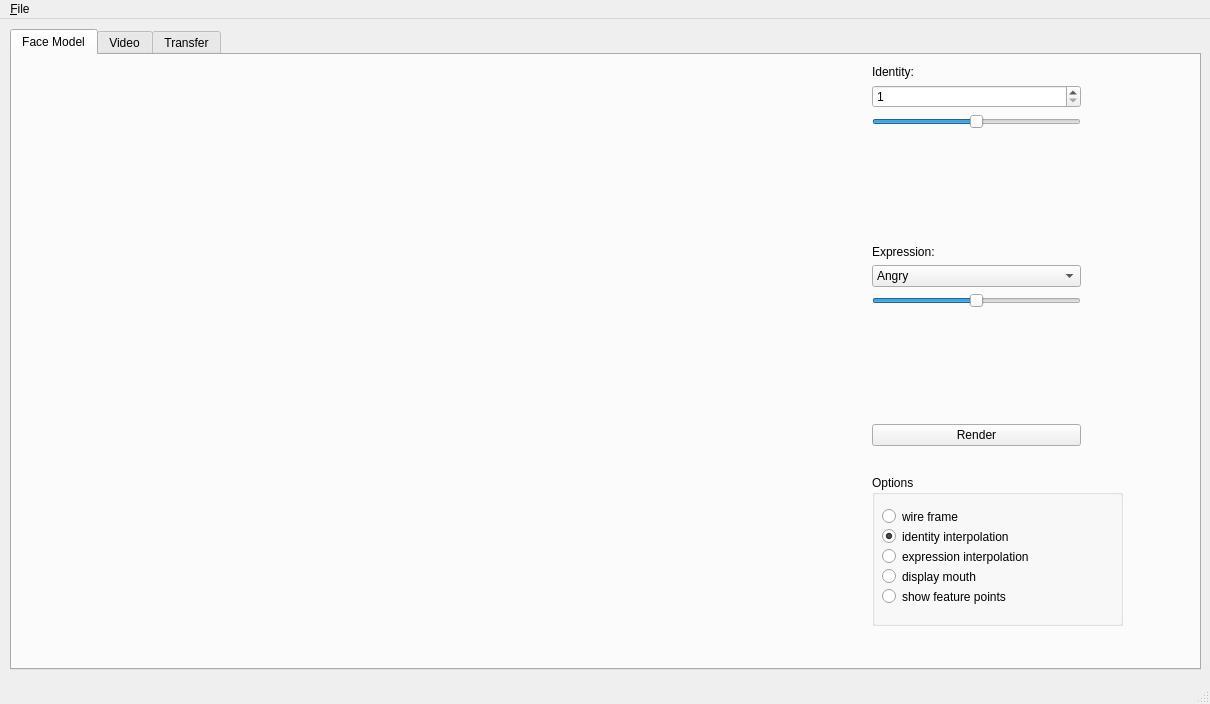
<?xml version="1.0" encoding="UTF-8"?>
<ui version="4.0">
 <class>ApplForm</class>
 <widget class="QMainWindow" name="ApplForm">
  <property name="geometry">
   <rect>
    <x>0</x>
    <y>0</y>
    <width>1210</width>
    <height>704</height>
   </rect>
  </property>
  <property name="windowTitle">
   <string>MainWindow</string>
  </property>
  <widget class="QWidget" name="centralwidget">
   <property name="enabled">
    <bool>true</bool>
   </property>
   <widget class="QTabWidget" name="tabWidget">
    <property name="geometry">
     <rect>
      <x>10</x>
      <y>10</y>
      <width>1191</width>
      <height>641</height>
     </rect>
    </property>
    <property name="currentIndex">
     <number>0</number>
    </property>
    <widget class="QWidget" name="faceTab">
     <attribute name="title">
      <string>Face Model</string>
     </attribute>
     <widget class="QWidget" name="verticalLayoutWidget">
      <property name="geometry">
       <rect>
        <x>10</x>
        <y>10</y>
        <width>811</width>
        <height>661</height>
       </rect>
      </property>
      <layout class="QVBoxLayout" name="verticalLayout"/>
     </widget>
     <widget class="QWidget" name="verticalLayoutWidget_2">
      <property name="geometry">
       <rect>
        <x>860</x>
        <y>10</y>
        <width>209</width>
        <height>381</height>
       </rect>
      </property>
      <layout class="QVBoxLayout" name="verticalLayout_2">
       <item>
        <widget class="QLabel" name="label">
         <property name="text">
          <string>Identity:</string>
         </property>
        </widget>
       </item>
       <item>
        <widget class="QSpinBox" name="identSpinBox">
         <property name="minimum">
          <number>1</number>
         </property>
         <property name="maximum">
          <number>56</number>
         </property>
        </widget>
       </item>
       <item>
        <widget class="QSlider" name="identSlider">
         <property name="minimum">
          <number>-100</number>
         </property>
         <property name="maximum">
          <number>100</number>
         </property>
         <property name="orientation">
          <enum>Qt::Horizontal</enum>
         </property>
        </widget>
       </item>
       <item>
        <spacer name="verticalSpacer_2">
         <property name="orientation">
          <enum>Qt::Vertical</enum>
         </property>
         <property name="sizeHint" stdset="0">
          <size>
           <width>20</width>
           <height>40</height>
          </size>
         </property>
        </spacer>
       </item>
       <item>
        <widget class="QLabel" name="label_2">
         <property name="text">
          <string>Expression:</string>
         </property>
        </widget>
       </item>
       <item>
        <widget class="QComboBox" name="expComboBox">
         <property name="editable">
          <bool>false</bool>
         </property>
         <item>
          <property name="text">
           <string>Angry</string>
          </property>
         </item>
         <item>
          <property name="text">
           <string>Disgust</string>
          </property>
         </item>
         <item>
          <property name="text">
           <string>Fear</string>
          </property>
         </item>
         <item>
          <property name="text">
           <string>Happy</string>
          </property>
         </item>
         <item>
          <property name="text">
           <string>Neutral</string>
          </property>
         </item>
         <item>
          <property name="text">
           <string>Sad</string>
          </property>
         </item>
         <item>
          <property name="text">
           <string>Surprise</string>
          </property>
         </item>
        </widget>
       </item>
       <item>
        <widget class="QSlider" name="expSlider">
         <property name="minimum">
          <number>-100</number>
         </property>
         <property name="maximum">
          <number>100</number>
         </property>
         <property name="singleStep">
          <number>1</number>
         </property>
         <property name="orientation">
          <enum>Qt::Horizontal</enum>
         </property>
        </widget>
       </item>
       <item>
        <spacer name="verticalSpacer">
         <property name="orientation">
          <enum>Qt::Vertical</enum>
         </property>
         <property name="sizeHint" stdset="0">
          <size>
           <width>20</width>
           <height>40</height>
          </size>
         </property>
        </spacer>
       </item>
       <item>
        <widget class="QPushButton" name="renderButton">
         <property name="text">
          <string>Render</string>
         </property>
        </widget>
       </item>
      </layout>
     </widget>
     <widget class="QGroupBox" name="optionsBox">
      <property name="geometry">
       <rect>
        <x>860</x>
        <y>420</y>
        <width>251</width>
        <height>151</height>
       </rect>
      </property>
      <property name="title">
       <string>Options</string>
      </property>
      <widget class="QRadioButton" name="wireRadioButton">
       <property name="geometry">
        <rect>
         <x>10</x>
         <y>30</y>
         <width>207</width>
         <height>23</height>
        </rect>
       </property>
       <property name="text">
        <string>wire frame</string>
       </property>
       <property name="autoExclusive">
        <bool>false</bool>
       </property>
      </widget>
      <widget class="QRadioButton" name="bruteIdRadio">
       <property name="geometry">
        <rect>
         <x>10</x>
         <y>50</y>
         <width>207</width>
         <height>23</height>
        </rect>
       </property>
       <property name="text">
        <string>identity interpolation</string>
       </property>
       <property name="checked">
        <bool>true</bool>
       </property>
       <property name="autoExclusive">
        <bool>false</bool>
       </property>
      </widget>
      <widget class="QRadioButton" name="bruteExpRadio">
       <property name="geometry">
        <rect>
         <x>10</x>
         <y>70</y>
         <width>207</width>
         <height>23</height>
        </rect>
       </property>
       <property name="text">
        <string>expression interpolation</string>
       </property>
       <property name="autoExclusive">
        <bool>false</bool>
       </property>
      </widget>
      <widget class="QRadioButton" name="mouthRadio">
       <property name="geometry">
        <rect>
         <x>10</x>
         <y>90</y>
         <width>201</width>
         <height>23</height>
        </rect>
       </property>
       <property name="text">
        <string>display mouth</string>
       </property>
       <property name="autoExclusive">
        <bool>false</bool>
       </property>
      </widget>
      <widget class="QRadioButton" name="featureRadio">
       <property name="geometry">
        <rect>
         <x>10</x>
         <y>110</y>
         <width>201</width>
         <height>23</height>
        </rect>
       </property>
       <property name="text">
        <string>show feature points</string>
       </property>
       <property name="autoExclusive">
        <bool>false</bool>
       </property>
      </widget>
     </widget>
    </widget>
    <widget class="QWidget" name="videoTab">
     <attribute name="title">
      <string>Video</string>
     </attribute>
     <widget class="QWidget" name="verticalLayoutWidget_3">
      <property name="geometry">
       <rect>
        <x>10</x>
        <y>10</y>
        <width>631</width>
        <height>541</height>
       </rect>
      </property>
      <layout class="QVBoxLayout" name="verticalLayout_3"/>
     </widget>
     <widget class="QWidget" name="verticalLayoutWidget_4">
      <property name="geometry">
       <rect>
        <x>650</x>
        <y>10</y>
        <width>531</width>
        <height>541</height>
       </rect>
      </property>
      <layout class="QVBoxLayout" name="verticalLayout_4">
       <property name="sizeConstraint">
        <enum>QLayout::SetDefaultConstraint</enum>
       </property>
      </layout>
     </widget>
     <widget class="QWidget" name="horizontalLayoutWidget">
      <property name="geometry">
       <rect>
        <x>70</x>
        <y>560</y>
        <width>381</width>
        <height>31</height>
       </rect>
      </property>
      <layout class="QHBoxLayout" name="horizontalLayout">
       <item>
        <widget class="QPushButton" name="playButton">
         <property name="sizePolicy">
          <sizepolicy hsizetype="Fixed" vsizetype="Fixed">
           <horstretch>0</horstretch>
           <verstretch>0</verstretch>
          </sizepolicy>
         </property>
         <property name="text">
          <string>play</string>
         </property>
        </widget>
       </item>
       <item>
        <widget class="QPushButton" name="pauseButton">
         <property name="sizePolicy">
          <sizepolicy hsizetype="Fixed" vsizetype="Fixed">
           <horstretch>0</horstretch>
           <verstretch>0</verstretch>
          </sizepolicy>
         </property>
         <property name="text">
          <string>pause</string>
         </property>
        </widget>
       </item>
       <item>
        <widget class="QRadioButton" name="drawRadio">
         <property name="sizePolicy">
          <sizepolicy hsizetype="Fixed" vsizetype="Fixed">
           <horstretch>0</horstretch>
           <verstretch>0</verstretch>
          </sizepolicy>
         </property>
         <property name="text">
          <string>drawable</string>
         </property>
        </widget>
       </item>
      </layout>
     </widget>
     <widget class="QWidget" name="horizontalLayoutWidget_2">
      <property name="geometry">
       <rect>
        <x>545</x>
        <y>560</y>
        <width>581</width>
        <height>31</height>
       </rect>
      </property>
      <layout class="QHBoxLayout" name="horizontalLayout_2">
       <item>
        <widget class="QPushButton" name="modelButton">
         <property name="sizePolicy">
          <sizepolicy hsizetype="Fixed" vsizetype="Fixed">
           <horstretch>0</horstretch>
           <verstretch>0</verstretch>
          </sizepolicy>
         </property>
         <property name="text">
          <string>model start</string>
         </property>
        </widget>
       </item>
       <item>
        <widget class="QPushButton" name="restartButton">
         <property name="sizePolicy">
          <sizepolicy hsizetype="Fixed" vsizetype="Fixed">
           <horstretch>0</horstretch>
           <verstretch>0</verstretch>
          </sizepolicy>
         </property>
         <property name="text">
          <string>restart</string>
         </property>
        </widget>
       </item>
       <item>
        <widget class="QPushButton" name="extractBtn">
         <property name="sizePolicy">
          <sizepolicy hsizetype="Fixed" vsizetype="Fixed">
           <horstretch>0</horstretch>
           <verstretch>0</verstretch>
          </sizepolicy>
         </property>
         <property name="text">
          <string>extract</string>
         </property>
        </widget>
       </item>
       <item>
        <widget class="QPushButton" name="flowButton">
         <property name="sizePolicy">
          <sizepolicy hsizetype="Fixed" vsizetype="Fixed">
           <horstretch>0</horstretch>
           <verstretch>0</verstretch>
          </sizepolicy>
         </property>
         <property name="text">
          <string>good points</string>
         </property>
        </widget>
       </item>
       <item>
        <widget class="QPushButton" name="cameraButton">
         <property name="text">
          <string>cameraButton</string>
         </property>
        </widget>
       </item>
       <item>
        <widget class="QPushButton" name="dropButton">
         <property name="sizePolicy">
          <sizepolicy hsizetype="Fixed" vsizetype="Fixed">
           <horstretch>0</horstretch>
           <verstretch>0</verstretch>
          </sizepolicy>
         </property>
         <property name="text">
          <string>drop frame</string>
         </property>
        </widget>
       </item>
      </layout>
     </widget>
    </widget>
    <widget class="QWidget" name="transferTab">
     <attribute name="title">
      <string>Transfer</string>
     </attribute>
     <widget class="QWidget" name="verticalLayoutWidget_5">
      <property name="geometry">
       <rect>
        <x>9</x>
        <y>20</y>
        <width>856</width>
        <height>521</height>
       </rect>
      </property>
      <layout class="QVBoxLayout" name="srcLayout"/>
     </widget>
     <widget class="QWidget" name="gridLayoutWidget">
      <property name="geometry">
       <rect>
        <x>10</x>
        <y>560</y>
        <width>854</width>
        <height>31</height>
       </rect>
      </property>
      <layout class="QGridLayout" name="gridLayout">
       <item row="0" column="0">
        <widget class="QLabel" name="source">
         <property name="text">
          <string>source file</string>
         </property>
        </widget>
       </item>
       <item row="0" column="2">
        <widget class="QPushButton" name="browseS">
         <property name="text">
          <string>Browse</string>
         </property>
        </widget>
       </item>
       <item row="0" column="6">
        <widget class="QPushButton" name="browseD">
         <property name="text">
          <string>Browse</string>
         </property>
        </widget>
       </item>
       <item row="0" column="1">
        <widget class="QLineEdit" name="srcText"/>
       </item>
       <item row="0" column="4">
        <widget class="QLineEdit" name="targetTxt"/>
       </item>
       <item row="0" column="3">
        <widget class="QLabel" name="target">
         <property name="text">
          <string>target file</string>
         </property>
        </widget>
       </item>
      </layout>
     </widget>
     <widget class="QWidget" name="horizontalLayoutWidget_3">
      <property name="geometry">
       <rect>
        <x>620</x>
        <y>20</y>
        <width>856</width>
        <height>521</height>
       </rect>
      </property>
      <layout class="QHBoxLayout" name="targetLayout"/>
     </widget>
     <widget class="QPushButton" name="dropT">
      <property name="geometry">
       <rect>
        <x>990</x>
        <y>560</y>
        <width>90</width>
        <height>27</height>
       </rect>
      </property>
      <property name="text">
       <string>drop target</string>
      </property>
     </widget>
     <widget class="QPushButton" name="startT">
      <property name="geometry">
       <rect>
        <x>1090</x>
        <y>560</y>
        <width>90</width>
        <height>27</height>
       </rect>
      </property>
      <property name="text">
       <string>Begin</string>
      </property>
     </widget>
     <widget class="QPushButton" name="dropS">
      <property name="geometry">
       <rect>
        <x>900</x>
        <y>560</y>
        <width>90</width>
        <height>27</height>
       </rect>
      </property>
      <property name="text">
       <string>drop src</string>
      </property>
     </widget>
    </widget>
   </widget>
  </widget>
  <widget class="QMenuBar" name="menubar">
   <property name="geometry">
    <rect>
     <x>0</x>
     <y>0</y>
     <width>1210</width>
     <height>27</height>
    </rect>
   </property>
   <widget class="QMenu" name="menu_File">
    <property name="title">
     <string>&amp;File</string>
    </property>
    <addaction name="action_Open"/>
    <addaction name="actionVideo_File"/>
   </widget>
   <addaction name="menu_File"/>
  </widget>
  <widget class="QStatusBar" name="statusbar"/>
  <action name="action_Open">
   <property name="text">
    <string>&amp;Open</string>
   </property>
  </action>
  <action name="actionVideo_File">
   <property name="text">
    <string>Video File</string>
   </property>
  </action>
 </widget>
 <resources/>
 <connections/>
</ui>
